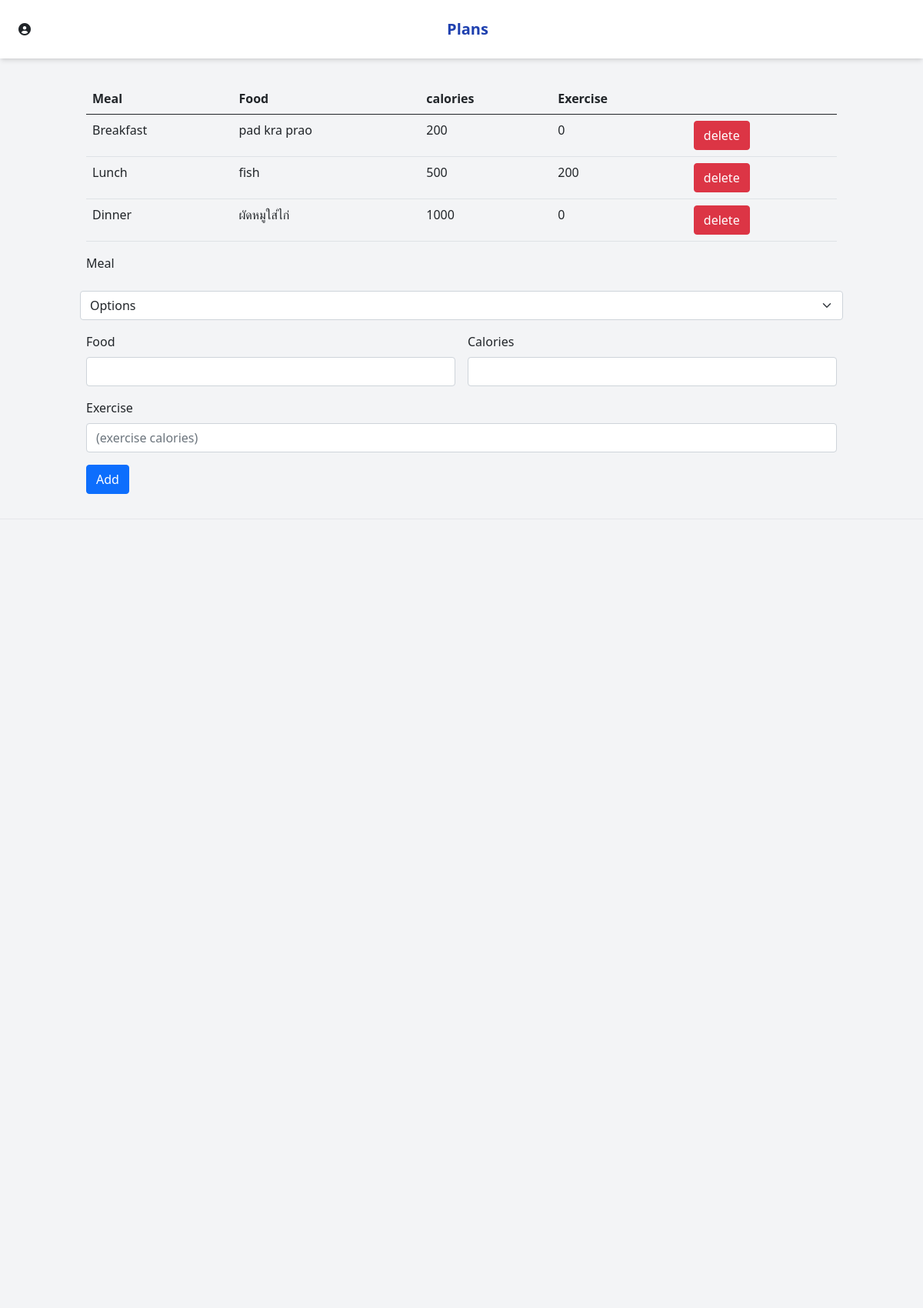
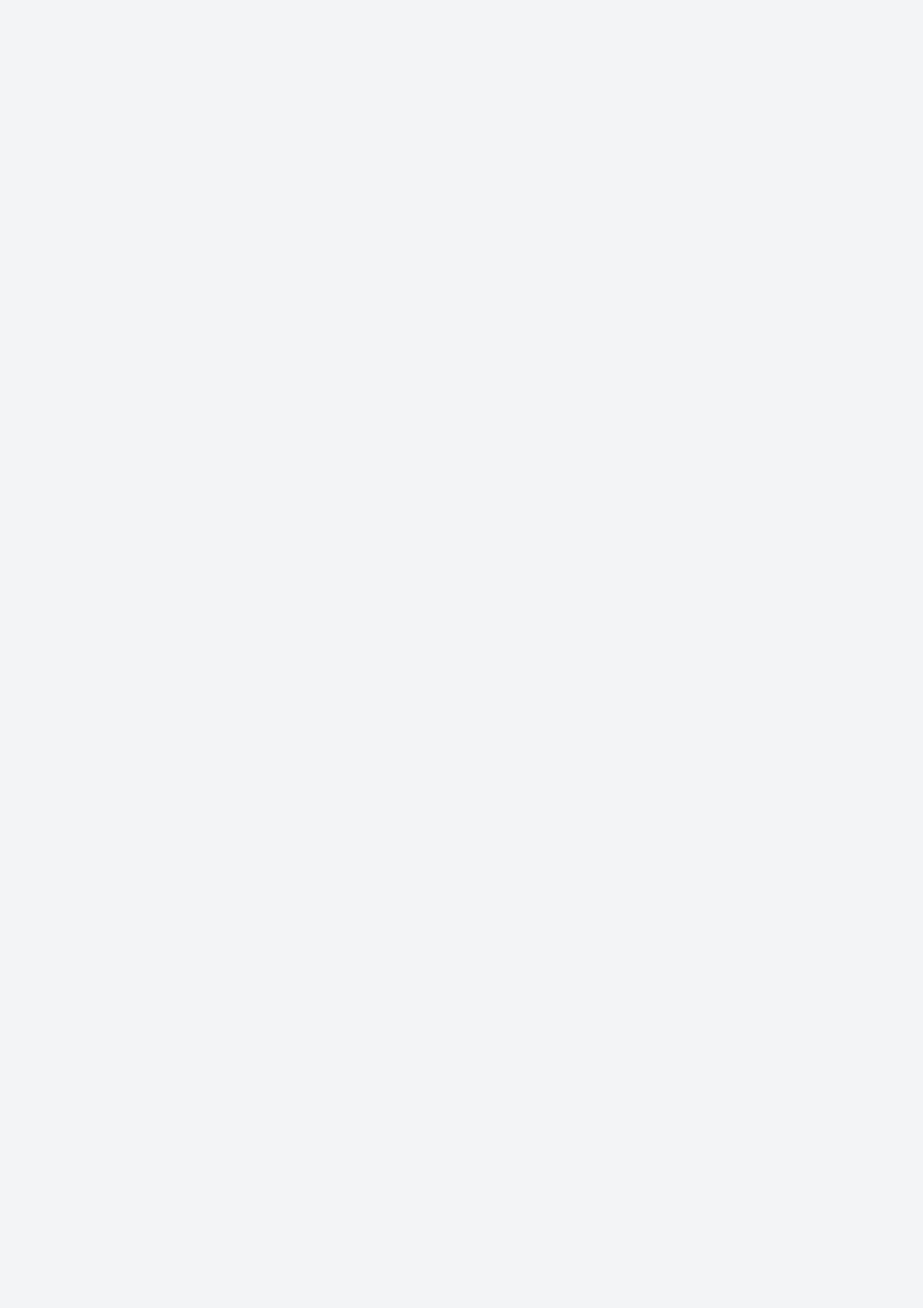
The app's page /plans/ (upper part) with its own data (2 pictures, top to bottom).
### myapp/models.py (models this page shows)
class Diary(models.Model):
    meal = models.CharField(max_length=100)
    food = models.CharField(max_length=100 )
    calories = models.IntegerField()
    exercise = models.IntegerField(default=0)

### myapp/views.py (the view)
# urls.py: path('plans/', plans, name='plans'),
def plans(request):
    all_diaries = Diary.objects.all() # ดึงข้อมูลทั้งหมดจากโมเดล Diary
    total_calories = Diary.objects.aggregate(total=Sum('calories'))['total'] or 0
    if request.method == 'POST':
        meal = request.POST['meal']
        food = request.POST['food']
        calories = request.POST['calories']
        exercise = request.POST['exercise']
        diary = Diary.objects.create(
            meal=meal,
            food=food,
            calories=calories,
            exercise=exercise
        )
        diary.save()
        messages.success(request, 'Data added') # แสดงข้อความเมื่อบันทึกข้อมูลสำเร็จ
        return redirect('/plans') # redirect ไปที่หน้า home หลังจากบันทึกข้อมูลเสร็จ
    else:
        return render(request, 'plans.html',{'all_diaries':all_diaries , 'total_calories':total_calories}) # render template ชื่อ home.html

### myapp/templates/plans.html (shortened to what this page needs)
{% extends "base.html" %}
{% block head %}Plans{% endblock %}
{% block content %}
<table class="table">
    <thead>
        <tr>
            <th scope="col">Meal</th>
            <th scope="col">Food</th>
            <th scope="col">calories</th>
            <th scope="col">Exercise</th>
            <th scope="col"> </th>
        </tr>
    </thead>
    <tbody>
        {% for Diary in all_diaries %}
        <tr>
            <td>{{Diary.meal}}</td>
            <td>{{Diary.food}}</td>
            <td>{{Diary.calories}}</td>
            <td>{{Diary.exercise}}</td>
            <td><a href="delete/{{Diary.food}}" class="btn btn-danger">delete</a></td>
        </tr>
        {% endfor %}
    </tbody>
</table>
<form class="row g-3" method="post" action="{% url 'plans' %}">
    <label for="Meal" class="form-label">Meal</label>
    <select class="form-select" aria-label="Default select example" name="meal">
        <option selected>Options</option>
    </select>
    <div class="col-md-6 form-group">
        <label for="Food" class="form-label">Food</label>
        <input type="text" class="form-control" id="food" name="food">
    </div>
    <div class="col-md-6 form-group">
        <label for="inputPassword4" class="form-label">Calories</label>
        <input type="number" class="form-control" id="calories" name="calories">
    </div>
    <div class="col-12 form-group">
        <label for="inputAddress" class="form-label">Exercise</label>
        <input type="number" class="form-control" id="exercise" name="exercise" placeholder="(exercise calories)">
    </div>
    <div class="col-12">
        <input type="submit" class="btn btn-primary" value="Add">
    </div>
</form>
{% endblock %}

### records on screen
Diary: meal "Breakfast", food "pad kra prao", calories "200", exercise "0"
Diary: meal "Lunch", food "fish", calories "500", exercise "200"
Diary: meal "Dinner", food "ผัดหมูใส่ไก่", calories "1000", exercise "0"
